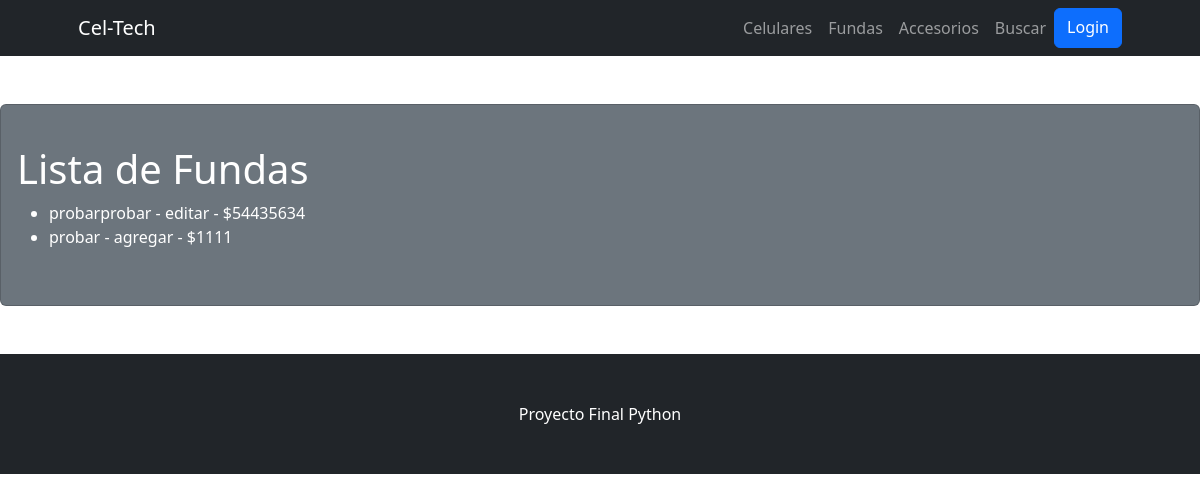
Screenshot of /CelTech/fundas with the database file from the repository.
### CelTech/models.py (models this page shows)
class Fundas(models.Model):
    modelo = models.CharField(max_length=20)
    tipo =  models.CharField(max_length=20)
    precio = models.IntegerField()
    def __str__(self):
        return f'{self.modelo} - {self.tipo} - ${self.precio}'

### CelTech/views.py (the view)
# urls.py: path('fundas', fundas, name="Fundas"),
def fundas(req):
    fundas = Fundas.objects.all()
    return render(req, "fundas.html", {"fundas": fundas})

### CelTech/templates/fundas.html
{% extends 'padre.html' %}
{% block cambiante %}
    <h1>Lista de Fundas</h1>
    <ul>
        {% for funda in fundas  %}
            <li>{{funda}}</li>
        {% endfor %}
    </ul>
{% endblock cambiante %}

### rows the page displays
Fundas: modelo+tipo+precio "probarprobar - editar - $54435634"
Fundas: modelo+tipo+precio "probar - agregar - $1111"
